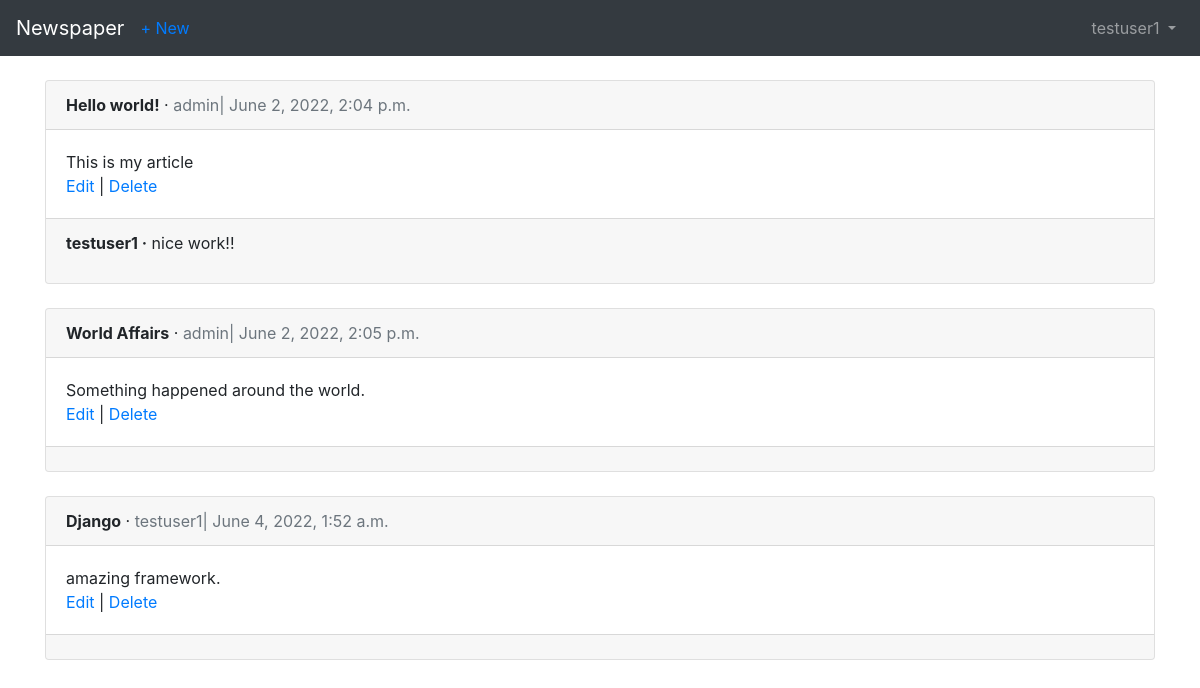
Screenshot of /articles/ (signed in) with the database file from the repository.
### users/models.py (models this page shows)
class CustomUser(AbstractUser):
    age = models.PositiveIntegerField(null=True , blank=True)

### articles/models.py (models this page shows, shortened)
class Article(models.Model):
    title = models.CharField(max_length=255)
    body = models.TextField()
    date = models.DateTimeField(auto_now_add=True)
    author = models.ForeignKey(
        get_user_model(),
        on_delete=models.CASCADE
    )

class Comment(models.Model):
    article = models.ForeignKey(Article,on_delete=models.CASCADE,
    related_name= 'comments'
    )
    comment = models.CharField(max_length=200)
    author = models.ForeignKey(
        get_user_model(),
        on_delete=models.CASCADE
    )
    def __str__(self):
        return self.comment

### articles/views.py (the view)
# urls.py: path('', ArticleListView.as_view(), name='article_list'),
class ArticleListView(LoginRequiredMixin,ListView):
    model = Article
    template_name = "article_list.html"
    login_url = 'login'

### templates/article_list.html (shortened to what this page needs)
{% extends 'base.html' %}
{% block content %}
{% for article in object_list %}
<div class="card">
    <div class="card-header">
        <span class="font-weight-bold">{{ article.title}}</span> &middot;
        <span class="text-muted">{{ article.author}}|
            {{article.date}}</span>
    </div>
    <div class="card-body">
        {{article.body}}
        <br>
        <a href="{% url 'article_edit' article.pk %}">Edit</a> |
        <a href="{% url 'article_delete' article.pk %}">Delete</a>
    </div>
    <div class="card-footer">
        {% for comment in article.comments.all %}
        <p>
           <span class="font-weight-bold">{{ comment.author }} &middot;</span>
           {{ comment }}
        </p>
        {% endfor %}
    </div>
</div>
<br />
{% endfor %}
{% endblock content %}

### templates/base.html (shortened to what this page needs)
<!doctype html>
<html lang="en">
<head>
    <link rel="stylesheet" href="https://stackpath.bootstrapcdn.com/bootstrap/4.1.3/css/bootstrap.min.css">
</head>
<body>
    <nav class="navbar navbar-expand-md navbar-dark bg-dark mb-4">
        <a class="navbar-brand" href="{% url 'home' %}">Newspaper</a>
        {% if user.is_authenticated %}
        <ul class="navbar-nav mr-auto">
            <li class="nav-item"><a href="{% url 'article_new' %}">+ New</a></li>
        </ul>
        {% endif %}
        <div class="collapse navbar-collapse" id="navbarCollapse">
            {% if user.is_authenticated %}
            <ul class="navbar-nav ml-auto">
                <li class="nav-item">
                    <a class="nav-link dropdown-toggle" href="#" id="userMenu" data-toggle="dropdown"
                        aria-haspopup="true" aria-expanded="false">
                        {{ user.username }}
                    </a>
                </li>
            </ul>
            {% endif %}
        </div>
    </nav>
    <div class="container">
        {% block content %}
        {% endblock content %}
    </div>
</body>
</html>

### rows the page displays
CustomUser: username "testuser1"
Article: title "Hello world!", author "admin", date "June 2, 2022, 2:04 p.m.", body "This is my article"
Comment: author "testuser1", comment "nice work!!"
Article: title "World Affairs", author "admin", date "June 2, 2022, 2:05 p.m.", body "Something happened around the world."
Article: title "Django", author "testuser1", date "June 4, 2022, 1:52 a.m.", body "amazing framework."
